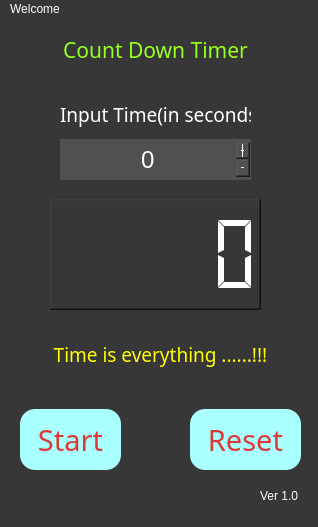
<?xml version="1.0" encoding="UTF-8"?>
<ui version="4.0">
 <class>MainWindow</class>
 <widget class="QMainWindow" name="MainWindow">
  <property name="geometry">
   <rect>
    <x>0</x>
    <y>0</y>
    <width>318</width>
    <height>527</height>
   </rect>
  </property>
  <property name="minimumSize">
   <size>
    <width>318</width>
    <height>527</height>
   </size>
  </property>
  <property name="maximumSize">
   <size>
    <width>318</width>
    <height>527</height>
   </size>
  </property>
  <property name="windowTitle">
   <string>MainWindow</string>
  </property>
  <property name="styleSheet">
   <string notr="true">background-color: rgb(56, 55, 56);
color: rgb(255, 255, 255);
</string>
  </property>
  <widget class="QWidget" name="centralwidget">
   <widget class="QLabel" name="Headings">
    <property name="geometry">
     <rect>
      <x>10</x>
      <y>10</y>
      <width>291</width>
      <height>41</height>
     </rect>
    </property>
    <property name="font">
     <font>
      <family>D3 Euronism Bold italic</family>
      <pointsize>16</pointsize>
     </font>
    </property>
    <property name="styleSheet">
     <string notr="true">color: rgb(151, 255, 32);</string>
    </property>
    <property name="text">
     <string>Count Down Timer</string>
    </property>
    <property name="alignment">
     <set>Qt::AlignCenter</set>
    </property>
   </widget>
   <widget class="QSpinBox" name="spinBox">
    <property name="geometry">
     <rect>
      <x>60</x>
      <y>120</y>
      <width>191</width>
      <height>41</height>
     </rect>
    </property>
    <property name="font">
     <font>
      <family>Ubuntu</family>
      <pointsize>18</pointsize>
     </font>
    </property>
    <property name="styleSheet">
     <string notr="true">border-radius:1px;
background-color: rgb(80, 80, 80);</string>
    </property>
    <property name="alignment">
     <set>Qt::AlignCenter</set>
    </property>
    <property name="buttonSymbols">
     <enum>QAbstractSpinBox::PlusMinus</enum>
    </property>
    <property name="specialValueText">
     <string/>
    </property>
    <property name="keyboardTracking">
     <bool>false</bool>
    </property>
   </widget>
   <widget class="QLabel" name="input">
    <property name="geometry">
     <rect>
      <x>60</x>
      <y>80</y>
      <width>191</width>
      <height>31</height>
     </rect>
    </property>
    <property name="font">
     <font>
      <family>Lobster</family>
      <pointsize>14</pointsize>
      <weight>50</weight>
      <bold>false</bold>
     </font>
    </property>
    <property name="text">
     <string>Input Time(in seconds):</string>
    </property>
   </widget>
   <widget class="QLCDNumber" name="Display">
    <property name="geometry">
     <rect>
      <x>50</x>
      <y>180</y>
      <width>211</width>
      <height>111</height>
     </rect>
    </property>
    <property name="cursor">
     <cursorShape>ArrowCursor</cursorShape>
    </property>
    <property name="styleSheet">
     <string notr="true"/>
    </property>
    <property name="frameShape">
     <enum>QFrame::WinPanel</enum>
    </property>
    <property name="frameShadow">
     <enum>QFrame::Raised</enum>
    </property>
    <property name="mode">
     <enum>QLCDNumber::Dec</enum>
    </property>
    <property name="segmentStyle">
     <enum>QLCDNumber::Flat</enum>
    </property>
   </widget>
   <widget class="QPushButton" name="Reset">
    <property name="geometry">
     <rect>
      <x>190</x>
      <y>390</y>
      <width>111</width>
      <height>61</height>
     </rect>
    </property>
    <property name="font">
     <font>
      <family>Lobster</family>
      <pointsize>22</pointsize>
     </font>
    </property>
    <property name="focusPolicy">
     <enum>Qt::ClickFocus</enum>
    </property>
    <property name="styleSheet">
     <string notr="true">color: rgb(219, 58, 52);
background-color: rgb(170, 255, 255);
border-radius: 15px;</string>
    </property>
    <property name="text">
     <string>Reset</string>
    </property>
    <property name="shortcut">
     <string>Ctrl+R</string>
    </property>
    <property name="flat">
     <bool>false</bool>
    </property>
   </widget>
   <widget class="QLabel" name="txtDisplay">
    <property name="geometry">
     <rect>
      <x>20</x>
      <y>300</y>
      <width>281</width>
      <height>71</height>
     </rect>
    </property>
    <property name="font">
     <font>
      <family>Lobster</family>
      <pointsize>14</pointsize>
     </font>
    </property>
    <property name="cursor">
     <cursorShape>ArrowCursor</cursorShape>
    </property>
    <property name="styleSheet">
     <string notr="true">color: rgb(255, 255, 0);</string>
    </property>
    <property name="text">
     <string>Time is everything ......!!!</string>
    </property>
    <property name="alignment">
     <set>Qt::AlignCenter</set>
    </property>
   </widget>
   <widget class="QLabel" name="label">
    <property name="geometry">
     <rect>
      <x>260</x>
      <y>470</y>
      <width>47</width>
      <height>13</height>
     </rect>
    </property>
    <property name="font">
     <font>
      <family>Ubuntu</family>
      <pointsize>9</pointsize>
     </font>
    </property>
    <property name="text">
     <string>Ver 1.0</string>
    </property>
   </widget>
   <widget class="QPushButton" name="starts">
    <property name="geometry">
     <rect>
      <x>20</x>
      <y>390</y>
      <width>101</width>
      <height>61</height>
     </rect>
    </property>
    <property name="font">
     <font>
      <family>Lobster</family>
      <pointsize>22</pointsize>
     </font>
    </property>
    <property name="focusPolicy">
     <enum>Qt::ClickFocus</enum>
    </property>
    <property name="styleSheet">
     <string notr="true">color: rgb(219, 58, 52);
background-color: rgb(170, 255, 255);
border-radius: 15px;</string>
    </property>
    <property name="text">
     <string>Start</string>
    </property>
    <property name="shortcut">
     <string>Ctrl+R</string>
    </property>
    <property name="flat">
     <bool>false</bool>
    </property>
   </widget>
  </widget>
  <widget class="QMenuBar" name="menubar">
   <property name="geometry">
    <rect>
     <x>0</x>
     <y>0</y>
     <width>318</width>
     <height>21</height>
    </rect>
   </property>
   <widget class="QMenu" name="menuWelcome">
    <property name="title">
     <string>Welcome</string>
    </property>
   </widget>
   <addaction name="menuWelcome"/>
  </widget>
  <widget class="QStatusBar" name="statusbar"/>
 </widget>
 <resources/>
 <connections/>
</ui>
